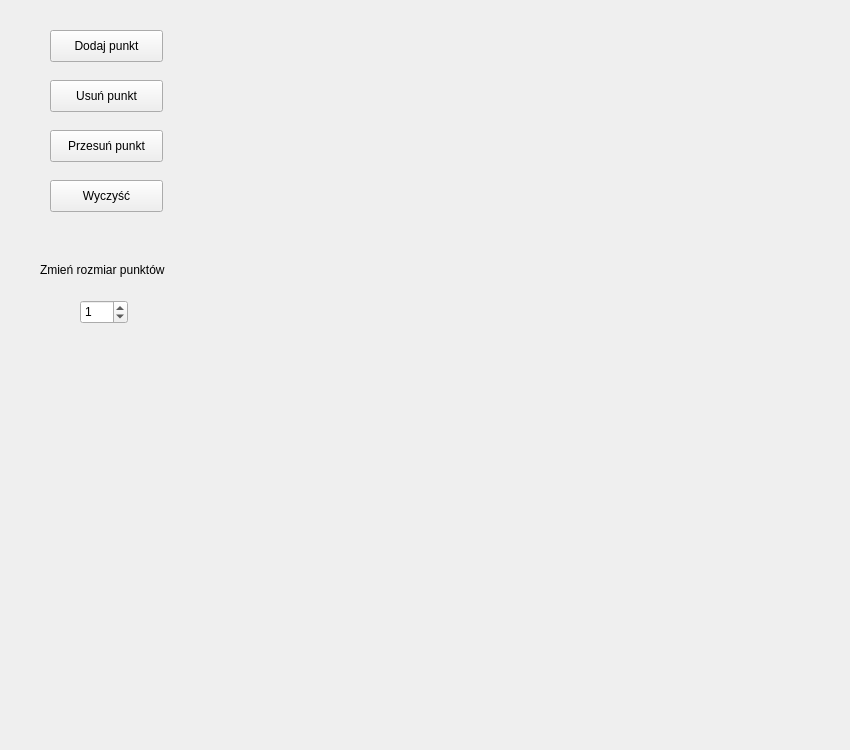
<?xml version="1.0" encoding="UTF-8"?>
<ui version="4.0">
 <class>BezierCurveWidget</class>
 <widget class="QWidget" name="BezierCurveWidget">
  <property name="geometry">
   <rect>
    <x>0</x>
    <y>0</y>
    <width>850</width>
    <height>750</height>
   </rect>
  </property>
  <property name="windowTitle">
   <string>Form</string>
  </property>
  <widget class="QPushButton" name="slidePointButton">
   <property name="geometry">
    <rect>
     <x>50</x>
     <y>130</y>
     <width>113</width>
     <height>32</height>
    </rect>
   </property>
   <property name="text">
    <string>Przesuń punkt</string>
   </property>
  </widget>
  <widget class="QPushButton" name="addPointButton">
   <property name="geometry">
    <rect>
     <x>50</x>
     <y>30</y>
     <width>113</width>
     <height>32</height>
    </rect>
   </property>
   <property name="text">
    <string>Dodaj punkt</string>
   </property>
  </widget>
  <widget class="QLabel" name="pointSizeLabel">
   <property name="geometry">
    <rect>
     <x>40</x>
     <y>260</y>
     <width>161</width>
     <height>20</height>
    </rect>
   </property>
   <property name="text">
    <string>Zmień rozmiar punktów</string>
   </property>
  </widget>
  <widget class="QSpinBox" name="pointSizeSpinBox">
   <property name="geometry">
    <rect>
     <x>80</x>
     <y>300</y>
     <width>48</width>
     <height>24</height>
    </rect>
   </property>
   <property name="maximum">
    <number>5</number>
   </property>
   <property name="value">
    <number>1</number>
   </property>
  </widget>
  <widget class="QPushButton" name="clearButton">
   <property name="geometry">
    <rect>
     <x>50</x>
     <y>180</y>
     <width>113</width>
     <height>32</height>
    </rect>
   </property>
   <property name="text">
    <string>Wyczyść</string>
   </property>
  </widget>
  <widget class="BezierCurveCanvas" name="bezierCurveCanvas" native="true">
   <property name="geometry">
    <rect>
     <x>250</x>
     <y>20</y>
     <width>561</width>
     <height>511</height>
    </rect>
   </property>
  </widget>
  <widget class="QPushButton" name="removePointButton">
   <property name="geometry">
    <rect>
     <x>50</x>
     <y>80</y>
     <width>113</width>
     <height>32</height>
    </rect>
   </property>
   <property name="text">
    <string>Usuń punkt</string>
   </property>
  </widget>
 </widget>
 <customwidgets>
  <customwidget>
   <class>BezierCurveCanvas</class>
   <extends>QWidget</extends>
   <header>beziercurvecanvas.h</header>
   <container>1</container>
  </customwidget>
 </customwidgets>
 <resources/>
 <connections/>
</ui>
